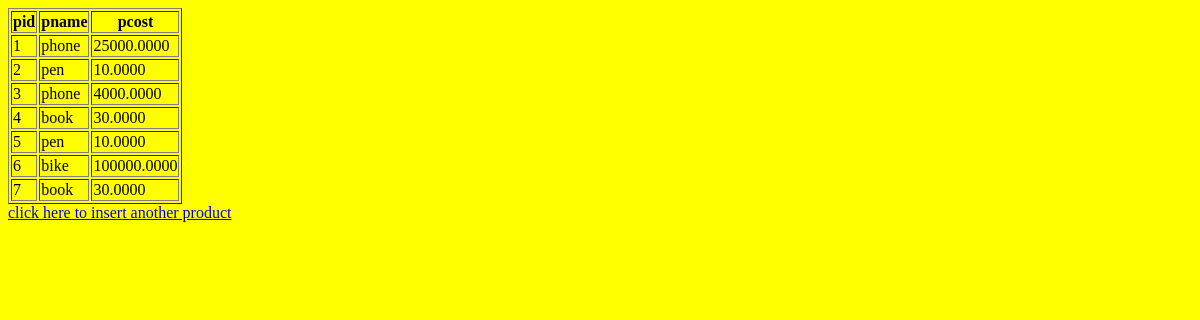
Before: /dbapp/display with the older database file.
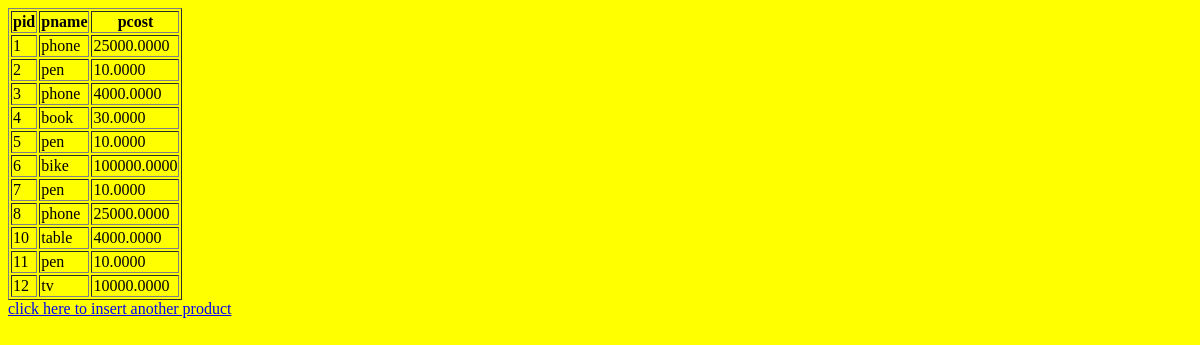
After: the same page with the newer database file.
### dbapp/models.py (models this page shows)
class Product(models.Model):
    pid=models.IntegerField(primary_key=True)
    pname=models.CharField(max_length=20)
    pcost=models.DecimalField(max_digits=10, decimal_places=4)

### dbapp/views.py (the view)
def display(request):
    recs=Product.objects.all()
    return  render(request,'display.html',{'records':recs})

### template/display.html
<body bgcolor="yellow">
<table border="1">
    <tr>
        <th>pid</th>
        <th>pname</th>
        <th>pcost</th>
    </tr>
    {% for rec in records %}
    <tr>
        <td>{{rec.pid}}</td>
        <td>{{rec.pname}}</td>
        <td>{{rec.pcost}}</td>
        {% endfor %}
    </tr>
</table>
<a href="/dbapp">click here to insert another product</a>
</body>

Changed rows visible on the page:
changed Product id 7: pname "book" → "pen"; pcost "30.0000" → "10.0000"
added Product: pid "8", pname "phone", pcost "25000.0000"
added Product: pid "10", pname "table", pcost "4000.0000"
added Product: pid "11", pname "pen", pcost "10.0000"
added Product: pid "12", pname "tv", pcost "10000.0000"
